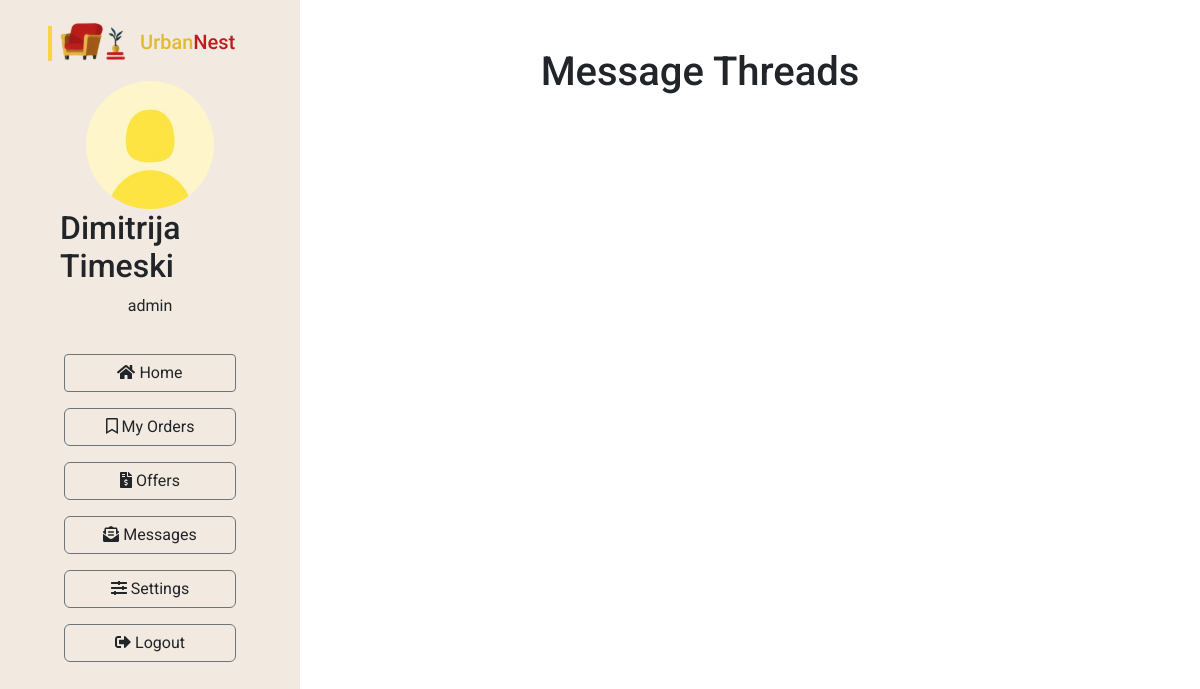
The page /dashboard/messages (signed in) on the database as committed earlier.
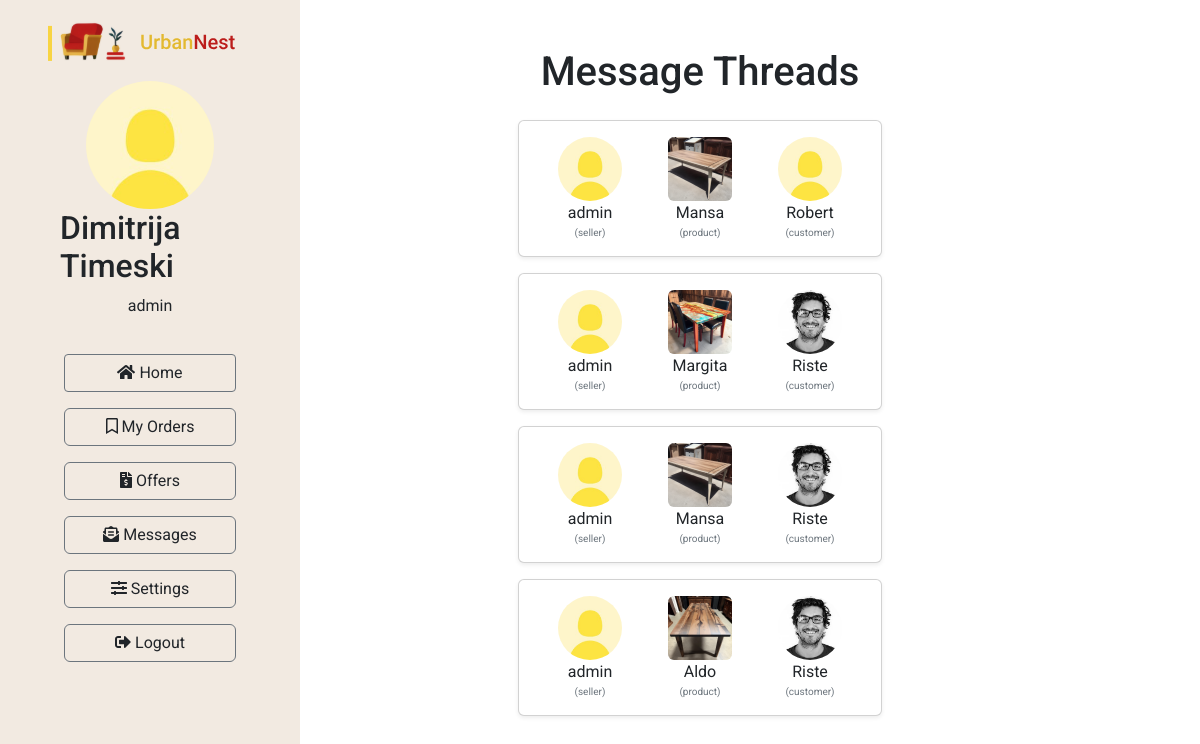
The same page on the database as committed later.
### Furniture/models.py (models this page shows, shortened)
class MessageThread(models.Model):
    seller = models.ForeignKey(UrbanNestUser, related_name='seller_threads', on_delete=models.CASCADE)
    customer = models.ForeignKey(UrbanNestUser, related_name='customer_threads', on_delete=models.CASCADE)
    furniture_ad = models.ForeignKey(FurnitureAd, on_delete=models.CASCADE)
    title = models.CharField(max_length=255)
    creation_date = models.DateTimeField(auto_now_add=True)
    last_modified_date = models.DateTimeField(auto_now=True)
    active = models.BooleanField(default=True)

class UrbanNestUser(models.Model):
    user = models.OneToOneField(User, on_delete=models.CASCADE)
    first_name = models.CharField(max_length=100)
    last_name = models.CharField(max_length=100)
    photo = models.ImageField(upload_to='images/users', null=True, blank=True)
    address = models.CharField(max_length=200)
    city = models.CharField(max_length=100)
    postal_code = models.CharField(max_length=100)
    province = models.CharField(max_length=100)
    country = CountryField()
    phone_number = models.CharField(max_length=15)
    shopping_cart = models.ForeignKey('ShoppingCart', on_delete=models.CASCADE, null=True, blank=True)

class FurnitureAd(models.Model):
    seller = models.ForeignKey(UrbanNestUser, on_delete=models.CASCADE)
    name = models.CharField(max_length=255)
    category = models.ForeignKey(Category, on_delete=models.CASCADE)
    rating = models.IntegerField(validators=[MinValueValidator(1), MaxValueValidator(5)])
    description = models.TextField()
    price = models.IntegerField()
    CURRENCY_CHOICES = [
        ('MKD', 'Denar'),
        ('EUR', 'Euro'),
        ('USD', 'Dollar'),
    ]
    currency = models.CharField(max_length=3, choices=CURRENCY_CHOICES)
    width = models.IntegerField()
    length = models.IntegerField()
    height = models.IntegerField()
    weight = models.IntegerField()
    UNIT_CHOICES = [
        ('kg', 'Kilograms'),
        ('lb', 'Pounds'),
    ]
    unit_weight = models.CharField(max_length=100, choices=UNIT_CHOICES)
    image = models.ImageField(upload_to='images/furnitures', null=True, blank=True)
    creation_date = models.DateTimeField(auto_now_add=True)
    last_modified_date = models.DateTimeField(auto_now=True)
    ad_duration_to = models.DateField()
    views = models.IntegerField(default=0)
    active = models.BooleanField(default=True)

### Furniture/views.py (the view)
# urls.py: path("dashboard/messages", dashboard_messages, name="dashboard_messages"),
@login_required
def dashboard_messages(request):
    user = UrbanNestUser.objects.get(user=request.user)
    threads = MessageThread.objects.filter(Q(customer=user) | Q(seller=user)).order_by('-creation_date')
    context = {'user': user, 'threads': threads}
    return render(request, 'dashboard/dashboard-messages.html', context=context)

### Furniture/templates/dashboard/dashboard-messages.html
{% extends "dashboard/base-dashboard.html" %}
{% block content %}
<div class="container mt-5 ">
    <h1 class="text-center mb-4">Message Threads</h1>
    <div class="row d-flex flex-column">
        {% for thread in threads %}
        <div class="col-md-6 mx-auto mb-3">
            <a href="{% url 'dashboard_thread_detail' thread_pk=thread.pk %}" class="text-decoration-none">
                <div class="card shadow-sm">
                    <div class="card-body d-flex align-items-start d-flex flex-row justify-content-around">
                        <div class="mr-3 d-flex flex-column align-items-center justify-content-start">
                            {% if thread.seller.photo %}
                            <img src="{{ MEDIA_URL }}{{ thread.seller.photo.url }}" alt="seller" class="rounded-circle"
                                 style="width: 64px; height: 64px;">
                            {% endif %}
                            <p class="text-center m-0">{{ thread.seller.user.username }}</p>
                            <span class="text-secondary" style="font-size: x-small">(seller)</span>
                        </div>
                        <div class="mr-3 d-flex flex-column align-items-center  justify-content-start">
                            {% if thread.furniture_ad.image %}
                            <img src="{{ MEDIA_URL }}{{ thread.furniture_ad.image.url }}" alt="product" class="rounded"
                                 style="width: 64px; height: 64px;">
                            {% endif %}
                            <p class="text-center m-0">{{ thread.furniture_ad.name }}</p>
                            <span class="text-secondary" style="font-size: x-small">(product)</span>
                        </div>
                        <div class="mr-3 d-flex flex-column align-items-center  justify-content-start">
                            {% if thread.customer.photo %}
                            <img src="{{ MEDIA_URL }}{{ thread.customer.photo.url }}" alt="buyer" class="rounded-circle"
                                 style="width: 64px; height: 64px;">
                            {% endif %}
                            <p class="text-center m-0">{{ thread.customer.user.username }}</p>
                            <span class="text-secondary" style="font-size: x-small">(customer)</span>
                        </div>
                    </div>
                </div>
            </a>
        </div>
        {% endfor %}
    </div>
</div>
{% endblock %}

Rows that differ between the two databases and show on the page:
added MessageThread: seller.photo (placeholder picture), seller.user.username "admin", furniture_ad.image (picture), furniture_ad.name "Mansa", customer.photo (placeholder picture), customer.user.username "Robert"
added MessageThread: seller.photo (placeholder picture), seller.user.username "admin", furniture_ad.image (picture), furniture_ad.name "Margita", customer.photo (picture), customer.user.username "Riste"
added MessageThread: seller.photo (placeholder picture), seller.user.username "admin", furniture_ad.image (picture), furniture_ad.name "Mansa", customer.photo (picture), customer.user.username "Riste"
added MessageThread: seller.photo (placeholder picture), seller.user.username "admin", furniture_ad.image (picture), furniture_ad.name "Aldo", customer.photo (picture), customer.user.username "Riste"
